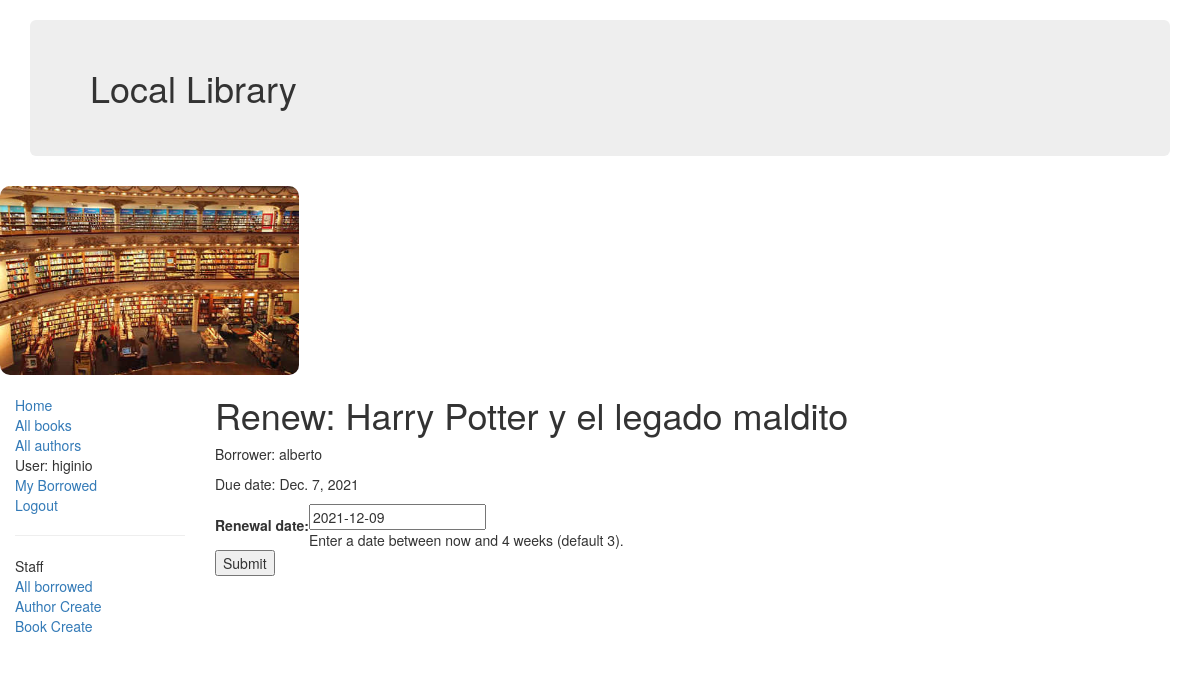
Screenshot of /catalog/book/48167f28-ef61-4802-916a-76ae05ebdd06/renew/ (signed in) with the database file from the repository.
### catalog/models.py (models this page shows, shortened)
class BookInstance(models.Model):
    id = models.UUIDField(primary_key=True, default=uuid.uuid4, help_text="ID único para este libro particular en toda la biblioteca")
    book = models.ForeignKey('Book', on_delete=models.SET_NULL, null=True)
    borrower = models.ForeignKey(User, on_delete=models.SET_NULL, null=True, blank=True)
    imprint = models.CharField(max_length=200)
    due_back = models.DateField(null=True, blank=True)
    LOAN_STATUS = (
        ('m', 'Maintenance'),
        ('o', 'On loan'),
        ('a', 'Available'),
        ('r', 'Reserved'),
        )
    status = models.CharField(max_length=1, choices=LOAN_STATUS, blank=True, default='m', help_text='Disponibilidad del libro')

class Book(models.Model):
    title = models.CharField(max_length=200)
    author = models.ForeignKey('Author', on_delete=models.SET_NULL, null=True)
    summary = models.TextField(max_length=1000, help_text="Ingrese una breve descripción del libro")
    isbn = models.CharField('ISBN',max_length=13, help_text='13 Caracteres <a href="https://www.isbn-international.org/content/what-isbn">ISBN number</a>')
    genre = models.ManyToManyField(Genre, help_text="Seleccione un genero para este libro")

### catalog/views.py (the view)
# urls.py: url(r'^book/(?P<pk>[-\w]+)/renew/$', views.renew_book_librarian, name='renew-book-librarian'),
@permission_required('catalog.can_mark_returned')
def renew_book_librarian(request, pk):
    book_inst=get_object_or_404(BookInstance, pk = pk)
    if request.method == 'POST':
        form = RenewBookForm(request.POST)
        if form.is_valid():
            book_inst.due_back = form.cleaned_data['renewal_date']
            book_inst.save()
            return HttpResponseRedirect(reverse('all-borrowed') )
    else:
        proposed_renewal_date = datetime.date.today() + datetime.timedelta(weeks=3)
        form = RenewBookForm(initial={'renewal_date': proposed_renewal_date,})
    return render(request, 'catalog/book_renew_librarian.html', {'form': form, 'bookinst':book_inst})

### catalog/forms.py (shortened to what this page needs)
class RenewBookForm(forms.Form):
    renewal_date = forms.DateField(help_text="Enter a date between now and 4 weeks (default 3).")

### catalog/templates/catalog/book_renew_librarian.html (shortened to what this page needs)
{% extends "base_generic.html" %}
{% block content %}
    <h1>Renew: {{bookinst.book.title}}</h1>
    <p>Borrower: {{bookinst.borrower}}</p>
    <p{% if bookinst.is_overdue %} class="text-danger"{% endif %}>Due date: {{bookinst.due_back}}</p>
    <form action="" method="post">
        <table>
        {{ form }}
        </table>
        <input type="submit" value="Submit" />
    </form>
{% endblock %}

### catalog/templates/base_generic.html (shortened to what this page needs)
<!DOCTYPE html>
<html lang="en">
<head>
  <link rel="stylesheet" href="https://maxcdn.bootstrapcdn.com/bootstrap/3.3.7/css/bootstrap.min.css">
  {% load static %}
  <link rel="stylesheet" href="{% static 'css/styles.css' %}">
</head>
<body>
  <header class="container">
  <h1 class="jumbotron">{% block encabezado %}Local Library{% endblock %}</h1>
  </header>
  <img class="lib" src="{% static 'img/lib.jpg' %}" alt="My image" style="width:299px;height:189px;"/>
  <div class="container-fluid">
    <div class="row">
      <div class="col-sm-2">
        {% block sidebar %}
        <ul class="sidebar-nav">
          <li><a href="{% url 'index' %}">Home</a></li>
          <li><a href="{% url 'books' %}">All books</a></li>
          <li><a href="{% url 'authors' %}">All authors</a></li>
          {% if user.is_authenticated %}
          <li>User: {{ user.get_username }}</li>
          <li><a href="{% url 'my-borrowed' %}">My Borrowed</a></li>
          <li><a href="{% url 'logout'%}?next={{request.path}}">Logout</a></li>
          {% else %}
          <li><a href="{% url 'login'%}?next={{request.path}}">Login</a></li>
          {% endif %}
        </ul>
        {% if user.is_staff %}
        <hr />
        <ul class="sidebar-nav">
          <li>Staff</li>
          {% if perms.catalog.can_mark_returned %}
          <li><a href="{% url 'all-borrowed' %}">All borrowed</a></li>
          <li><a href="{% url 'author_create' %}">Author Create</a></li>
          <li><a href="{% url 'book-create' %}">Book Create</a></li>
          {% endif %}
        </ul>
          {% endif %}
        {% endblock %}
      </div>
      <div class="col-sm-10 ">
        {% block content %}{% endblock %}
      </div>
    </div>
  </div>
</body>
</html>

### catalog/static/css/styles.css (style rules this page uses)
.sidebar-nav { margin-top: 20px; padding: 0; list-style: none; }
.lib { border-radius: 10px; align-content: center; }

### rows the page displays
BookInstance: book "Harry Potter y el legado maldito", borrower "alberto", due_back "Dec. 7, 2021"

### other values shown
{{ user.get_username }} "higinio"
